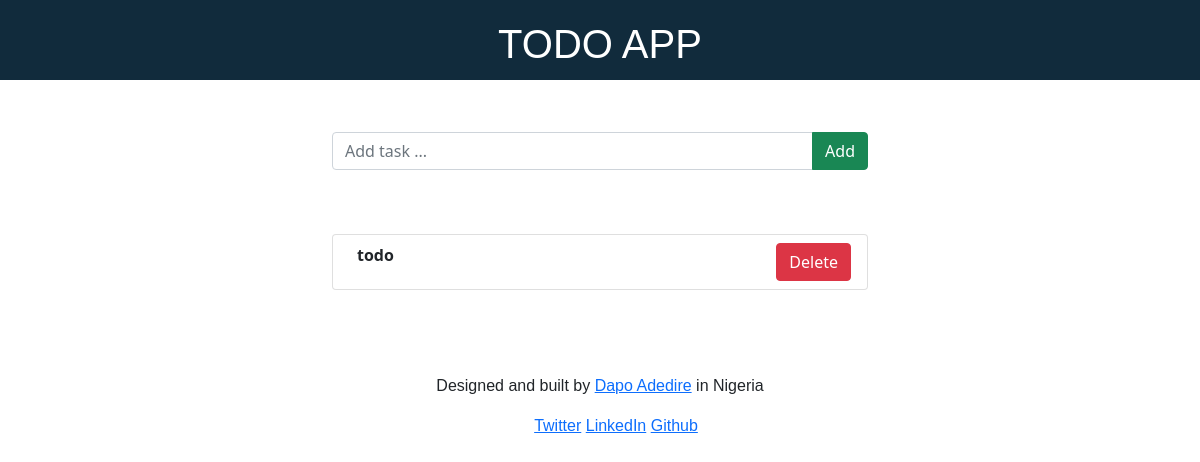
/, run on an earlier commit of the app's database.
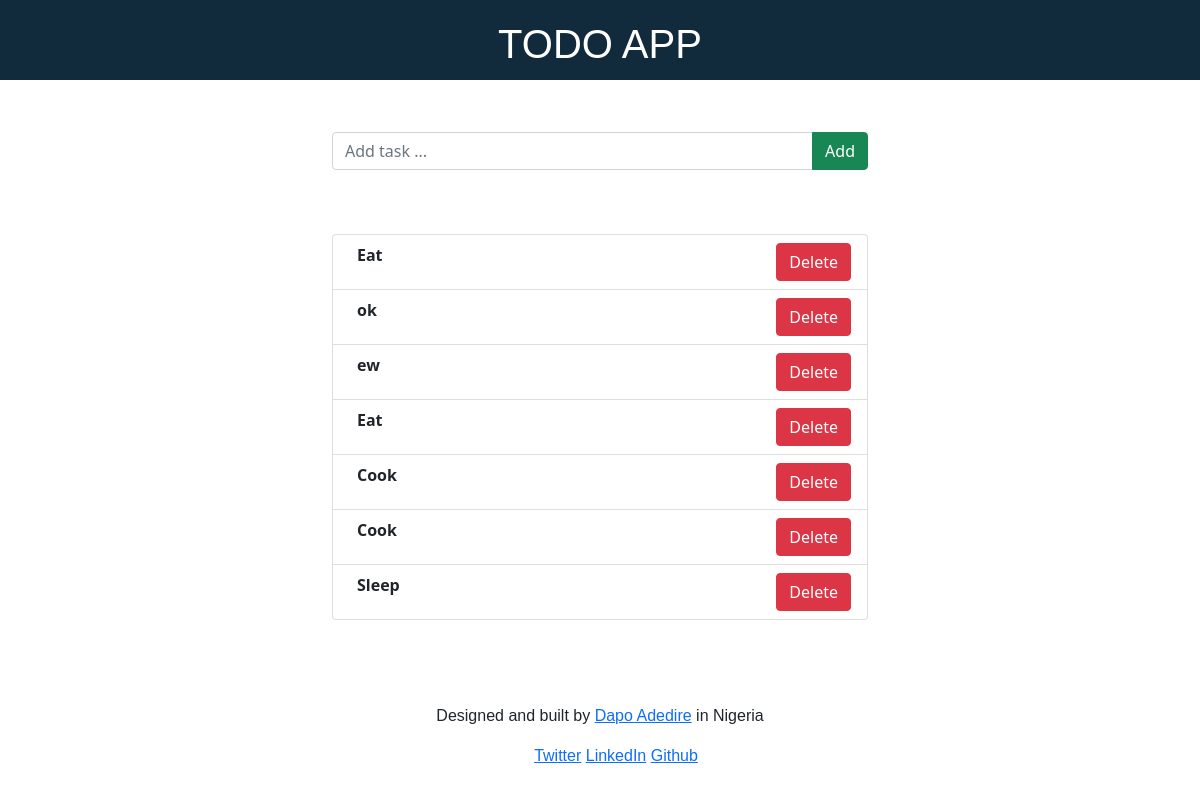
And on a later commit of the database.
### todo/models.py (models this page shows, shortened)
class TodoItem(models.Model):
    content = models.CharField(max_length=100)
    created = models.DateTimeField(auto_now_add=True)
    class Meta:
        ordering = ['-created']

### todo/views.py (the view)
# urls.py: path('', views.todoView, name = "todoView"),
def todoView(request):
    all_todo_items = TodoItem.objects.all()
    return render(request, 'todo.html',
        {'all_items': all_todo_items})

### templates/todo.html (shortened to what this page needs)
{% load static %}
<!DOCTYPE html>
<html lang="en">
    <head>
        <link href="{% static 'todo.css' %}" rel="stylesheet">
        <link href="https://cdn.jsdelivr.net/npm/bootstrap@5.0.2/dist/css/bootstrap.min.css" rel="stylesheet">
    </head>
    <body>
        <header>
            <h1>TODO APP</h1>
        </header>
        <section>
            <div class="container">
                <form method="post" action="/addTodo/">{% csrf_token %}
                    <div class="input-group mb-3">
                      <input type="text" class="form-control" placeholder="Add task ..." aria-label="Add task..." aria-describedby="button-addon2" name ="content" required maxlength="100">
                      <button class="btn btn-success" type="submit" name= "submit" id="button-addon2">Add</button>
                    </div>
                </form>
                <div class="todo">
                    <ul class="list-group">
                        {% for todo_item in all_items %}
                           <li class="list-group-item d-flex justify-content-between align-items-start">
                             <div class="ms-2 me-auto">
                              <div class="fw-bold">{{ todo_item.content }}</div>
                             </div>
                             <form id= "delete" method="post" action="/delTodo/{{ todo_item.id }}/">{% csrf_token %}
                                <button class="btn btn-danger" type="submit" name= "submit" id="button-addon2">Delete</button>
                               </form>
                           </li>
                        {% endfor %}
                    </ul>
                </div>
            </div>
        </section>
        <footer>
            <p>Designed and built by <a href="http://wa.me/2349038388723" target="_blank">Dapo Adedire</a> in Nigeria</p>
            <p>
                <ul>
                    <li><a href="http://www.twitter.com/dapo_adedire/" target="_blank">Twitter</a></li>
                    <li><a href="http://www.linkedin.com/in/dapoadedire" target="_blank">LinkedIn</a></li>
                    <li><a href="http://www.github.com/dapoadedire/" target="_blank">Github</a></li>
                </ul>
            </p>
        </footer>
    </body>
</html>

What changed in the data, as far as the page shows it:
removed TodoItem: content "todo"
added TodoItem: content "Eat"
added TodoItem: content "ok"
added TodoItem: content "ew"
added TodoItem: content "Eat"
added TodoItem: content "Cook"
added TodoItem: content "Cook"
added TodoItem: content "Sleep"
